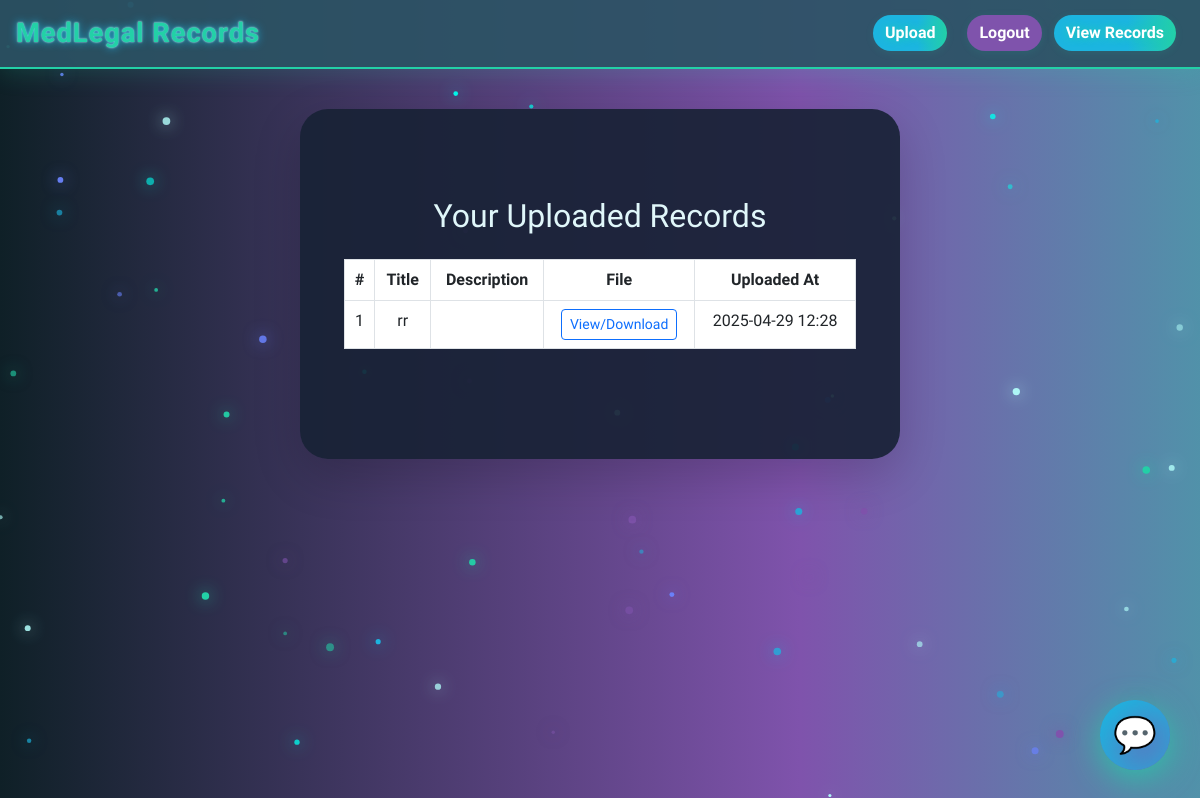
/core/records/ (signed in), run on an earlier commit of the app's database.
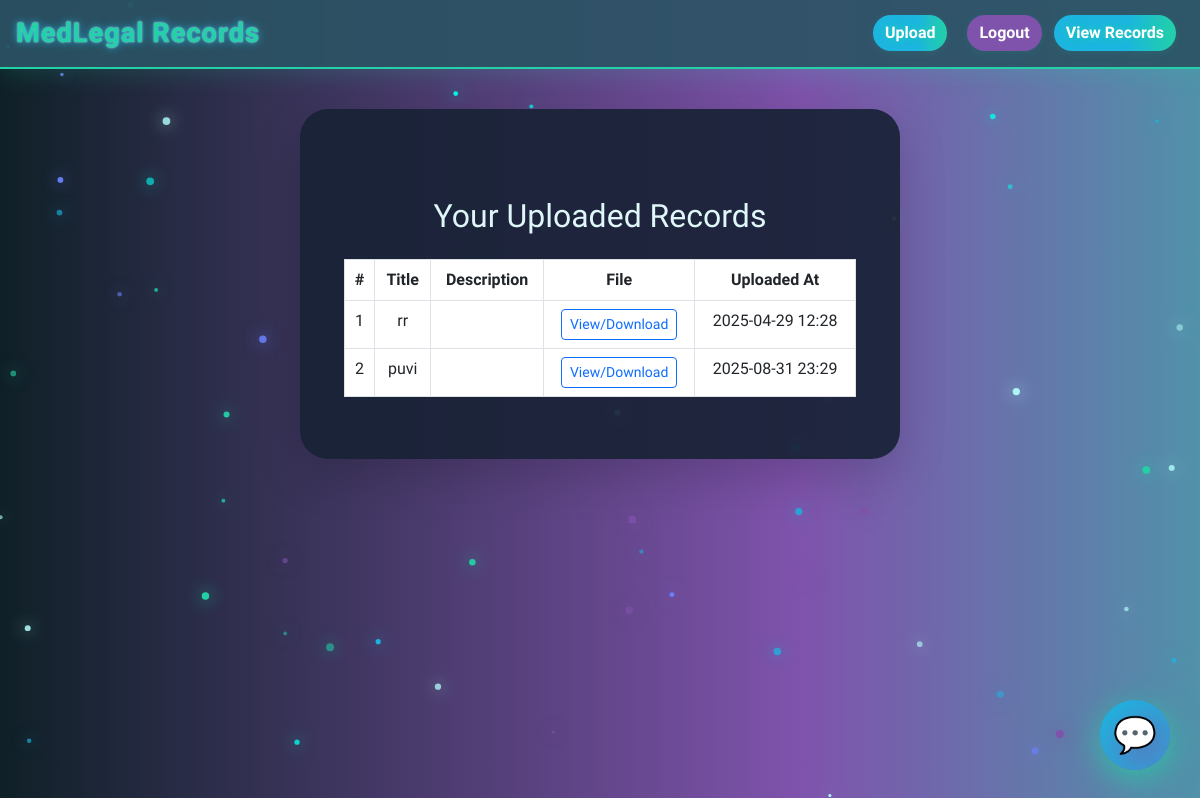
And on a later commit of the database.
### core/models.py (models this page shows, shortened)
class Record(models.Model):
    user = models.ForeignKey(User, on_delete=models.CASCADE)
    title = models.CharField(max_length=255)
    file = models.FileField(upload_to='uploads/')
    uploaded_at = models.DateTimeField(auto_now_add=True)

### core/views.py (the view)
# urls.py: path('records/', views.records, name='records'),
@login_required
def records(request):
    records = Record.objects.filter(user=request.user)
    return render(request, 'records.html', {'records': records})

### core/templates/records.html
{% extends 'base.html' %}
{% load static %}
{% block content %}
<div class="container mt-5">
  <h2 class="mb-4 text-center">Your Uploaded Records</h2>
  {% if records %}
    <div class="table-responsive">
      <table class="table table-bordered table-hover text-center">
        <thead class="thead-dark">
          <tr>
            <th>#</th>
            <th>Title</th>
            <th>Description</th>
            <th>File</th>
            <th>Uploaded At</th>
          </tr>
        </thead>
        <tbody>
          {% for record in records %}
          <tr>
            <td>{{ forloop.counter }}</td>
            <td>{{ record.title }}</td>
            <td>{{ record.description }}</td>
            <td>
              <a href="{{ record.file.url }}" target="_blank" class="btn btn-sm btn-outline-primary">
                View/Download
              </a>
            </td>
            <td>{{ record.uploaded_at|date:"Y-m-d H:i" }}</td>
          </tr>
          {% endfor %}
        </tbody>
      </table>
    </div>
  {% else %}
    <div class="alert alert-info text-center">
      No records uploaded yet.
    </div>
  {% endif %}
</div>
{% endblock %}

### core/templates/base.html (shortened to what this page needs)
<!DOCTYPE html>
<html>
<head>
    <link rel="stylesheet" href="https://cdn.jsdelivr.net/npm/bootstrap@5.3.0/dist/css/bootstrap.min.css">
</head>
<body>
    <nav class="navbar navbar-expand-lg main-navbar px-3">
        <a class="navbar-brand" href="/">MedLegal Records</a>
        <div class="ms-auto nav-btns">
            {% if user.is_authenticated %}
                <a href="{% url 'upload' %}" class="btn btn-primary me-2">Upload</a>
                <a href="{% url 'logout' %}" class="btn btn-danger">Logout</a>
                <a href="{% url 'records' %}" class="btn btn-primary me-2">View Records</a>
            {% endif %}
        </div>
    </nav>
    <div class="container mt-4 shadow-lg">
         {% block content %}
         {% endblock %}
    </div>
    <button id="open-chat-btn">
        <span style="transition: transform 0.2s;">💬</span>
    </button>
</body>
</html>

### core/templates/base.html (style rules this page uses)
body { min-height: 100vh; margin: 0; font-family: 'Montserrat', Arial, sans-serif; background: linear-gradient(270deg, #0f2027, #2c5364, #1cb5e0, #6a82fb, #23d0a7, #7f53ac, #0f2027); background-size: 400% 400%; animation: gradientBG 18s ease-in-out infinite; color: #e0f7fa; overflow-x: hidden; }
.main-navbar { background: rgba(44,83,100,0.92); box-shadow: 0 4px 24px rgba(35,208,167,0.18); border-bottom: 2px solid #23d0a7; }
.navbar-brand { font-weight: 700; font-size: 1.7rem; letter-spacing: 1px; color: #23d0a7 !important; text-shadow: 0 0 8px #1cb5e0, 0 0 2px #fff; }
.nav-btns .btn { font-weight: 600; border-radius: 20px; margin-left: 8px; transition: background 0.2s, color 0.2s, box-shadow 0.2s; box-shadow: 0 2px 8px rgba(35,208,167,0.10); }
.nav-btns .btn-primary { background: linear-gradient(90deg, #1cb5e0 60%, #23d0a7 100%); border: none; color: #fff; text-shadow: 0 0 8px #23d0a7; }
.nav-btns .btn-danger { background: #7f53ac; border: none; color: #fff; }
.container.mt-4 { margin-top: 2.5rem !important; margin-bottom: 2.5rem !important; max-width: 600px; background: rgba(24,34,54,0.92); border-radius: 28px; box-shadow: 0 8px 32px rgba(35,208,167,0.18), 0 0 40px #1cb5e0 inset; padding: 2.5rem 2rem 2rem 2rem; min-height: 350px; display: flex; flex-direction: column; align-items: center; position: relative; z-index: 2; }
#open-chat-btn { position: fixed; bottom: 30px; right: 30px; z-index: 10000; background: linear-gradient(135deg, #1cb5e0 0%, #7f53ac 100%); color: #fff; border: none; border-radius: 50%; width: 70px; height: 70px; box-shadow: 0 8px 32px #23d0a7cc, 0 0 40px #1cb5e0 inset; font-size: 2.2rem; display: flex; align-items: center; justify-content: center; cursor: pointer; transition: background 0.3s, transform 0.2s, box-shadow 0.3s; }

What changed in the data, as far as the page shows it:
added Record: title "puvi", uploaded_at "2025-08-31 23:29"
